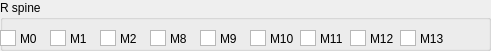
  <widget class="QGroupBox" name="spine_right_motors">
   <property name="geometry">
    <rect>
     <x>30</x>
     <y>550</y>
     <width>491</width>
     <height>51</height>
    </rect>
   </property>
   <property name="title">
    <string>R spine</string>
   </property>
   <widget class="QLabel" name="label_60">
    <property name="geometry">
     <rect>
      <x>20</x>
      <y>30</y>
      <width>21</width>
      <height>17</height>
     </rect>
    </property>
    <property name="text">
     <string>M0</string>
    </property>
   </widget>
   <widget class="QGraphicsView" name="spine_right_m0">
    <property name="geometry">
     <rect>
      <x>0</x>
      <y>30</y>
      <width>16</width>
      <height>16</height>
     </rect>
    </property>
   </widget>
   <widget class="QGraphicsView" name="spine_right_m2">
    <property name="geometry">
     <rect>
      <x>100</x>
      <y>30</y>
      <width>16</width>
      <height>16</height>
     </rect>
    </property>
   </widget>
   <widget class="QLabel" name="label_61">
    <property name="geometry">
     <rect>
      <x>120</x>
      <y>30</y>
      <width>31</width>
      <height>17</height>
     </rect>
    </property>
    <property name="text">
     <string>M2</string>
    </property>
   </widget>
   <widget class="QLabel" name="label_62">
    <property name="geometry">
     <rect>
      <x>70</x>
      <y>30</y>
      <width>31</width>
      <height>17</height>
     </rect>
    </property>
    <property name="text">
     <string>M1</string>
    </property>
   </widget>
   <widget class="QGraphicsView" name="spine_right_m1">
    <property name="geometry">
     <rect>
      <x>50</x>
      <y>30</y>
      <width>16</width>
      <height>16</height>
     </rect>
    </property>
   </widget>
   <widget class="QGraphicsView" name="spine_right_m8">
    <property name="geometry">
     <rect>
      <x>150</x>
      <y>30</y>
      <width>16</width>
      <height>16</height>
     </rect>
    </property>
   </widget>
   <widget class="QGraphicsView" name="spine_right_m9">
    <property name="geometry">
     <rect>
      <x>200</x>
      <y>30</y>
      <width>16</width>
      <height>16</height>
     </rect>
    </property>
   </widget>
   <widget class="QLabel" name="label_81">
    <property name="geometry">
     <rect>
      <x>220</x>
      <y>30</y>
      <width>31</width>
      <height>17</height>
     </rect>
    </property>
    <property name="text">
     <string>M9</string>
    </property>
   </widget>
   <widget class="QLabel" name="label_82">
    <property name="geometry">
     <rect>
      <x>170</x>
      <y>30</y>
      <width>21</width>
      <height>17</height>
     </rect>
    </property>
    <property name="text">
     <string>M8</string>
    </property>
   </widget>
   <widget class="QGraphicsView" name="spine_right_m10">
    <property name="geometry">
     <rect>
      <x>250</x>
      <y>30</y>
      <width>16</width>
      <height>16</height>
     </rect>
    </property>
   </widget>
   <widget class="QLabel" name="label_83">
    <property name="geometry">
     <rect>
      <x>270</x>
      <y>30</y>
      <width>31</width>
      <height>17</height>
     </rect>
    </property>
    <property name="text">
     <string>M10</string>
    </property>
   </widget>
   <widget class="QGraphicsView" name="spine_right_m11">
    <property name="geometry">
     <rect>
      <x>300</x>
      <y>30</y>
      <width>16</width>
      <height>16</height>
     </rect>
    </property>
   </widget>
   <widget class="QGraphicsView" name="spine_right_m12">
    <property name="geometry">
     <rect>
      <x>350</x>
      <y>30</y>
      <width>16</width>
      <height>16</height>
     </rect>
    </property>
   </widget>
   <widget class="QLabel" name="label_84">
    <property name="geometry">
     <rect>
      <x>370</x>
      <y>30</y>
      <width>31</width>
      <height>17</height>
     </rect>
    </property>
    <property name="text">
     <string>M12</string>
    </property>
   </widget>
   <widget class="QLabel" name="label_85">
    <property name="geometry">
     <rect>
      <x>320</x>
      <y>30</y>
      <width>31</width>
      <height>17</height>
     </rect>
    </property>
    <property name="text">
     <string>M11</string>
    </property>
   </widget>
   <widget class="QGraphicsView" name="spine_right_m13">
    <property name="geometry">
     <rect>
      <x>400</x>
      <y>30</y>
      <width>16</width>
      <height>16</height>
     </rect>
    </property>
   </widget>
   <widget class="QLabel" name="label_86">
    <property name="geometry">
     <rect>
      <x>420</x>
      <y>30</y>
      <width>31</width>
      <height>17</height>
     </rect>
    </property>
    <property name="text">
     <string>M13</string>
    </property>
   </widget>
  </widget>
